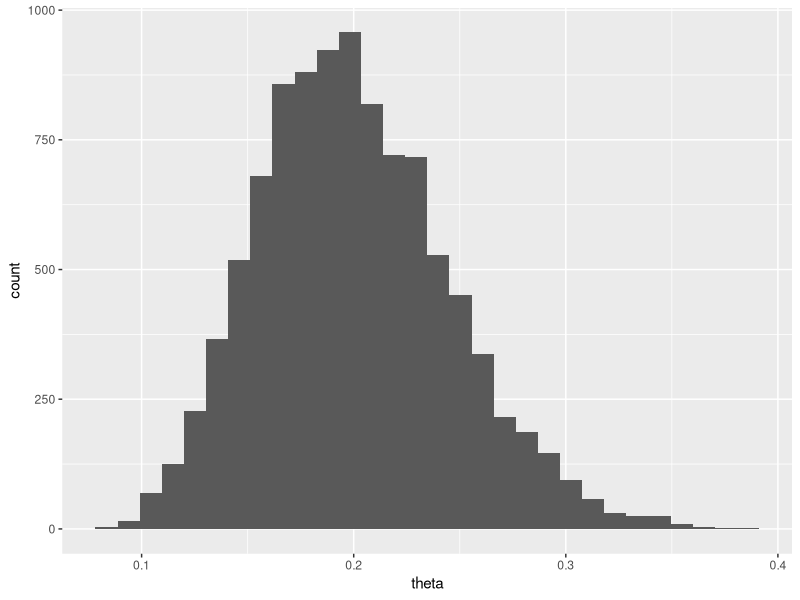
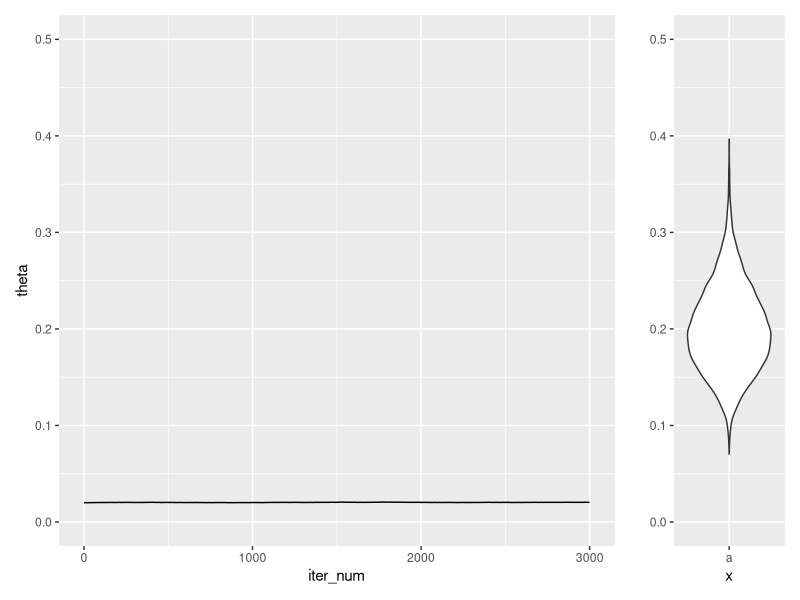
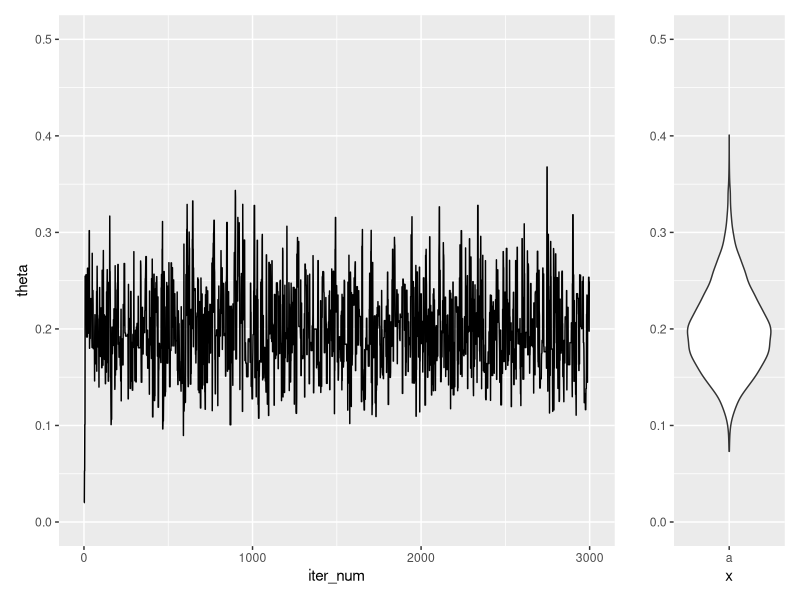
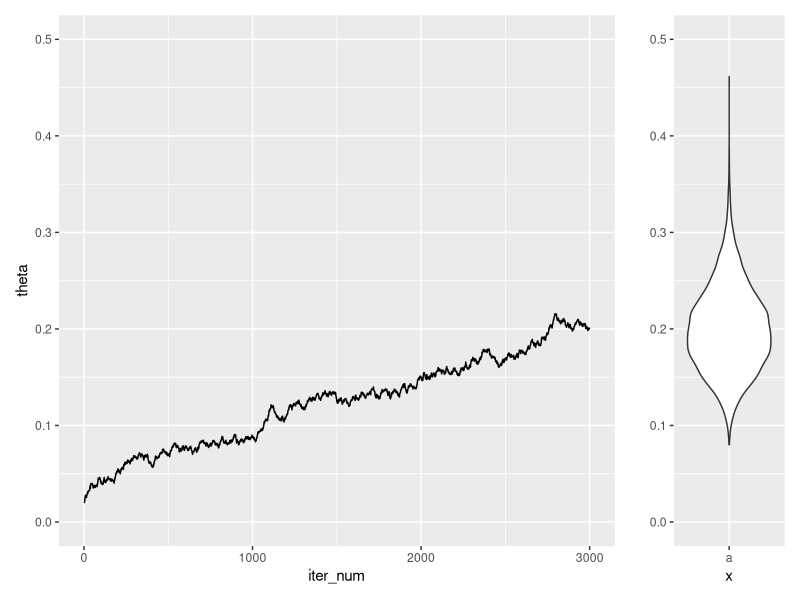
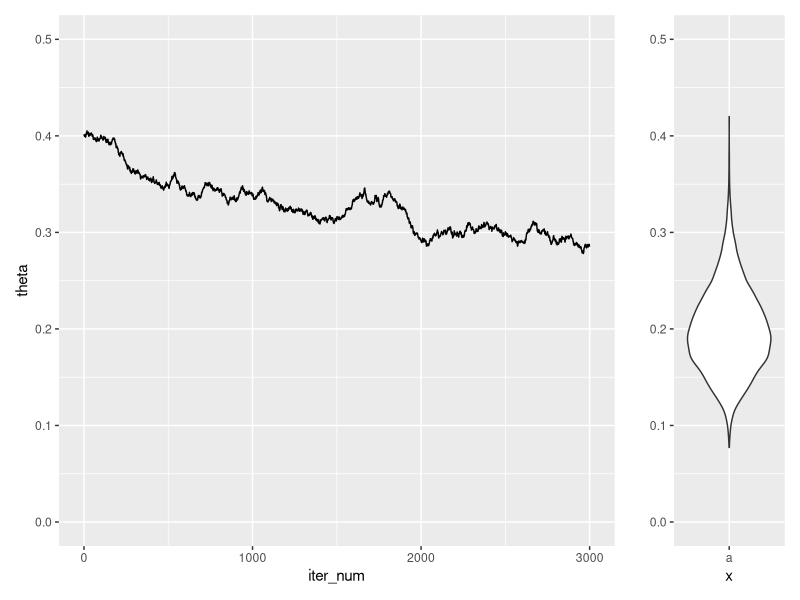
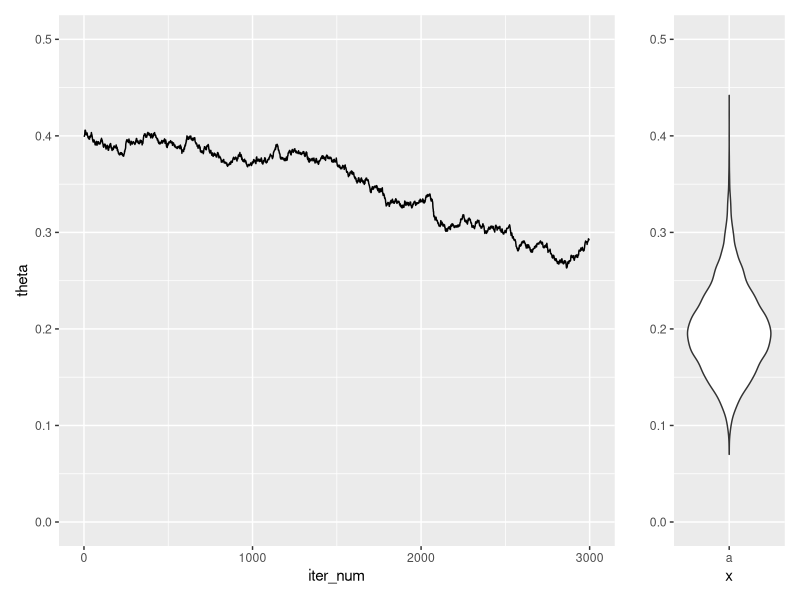
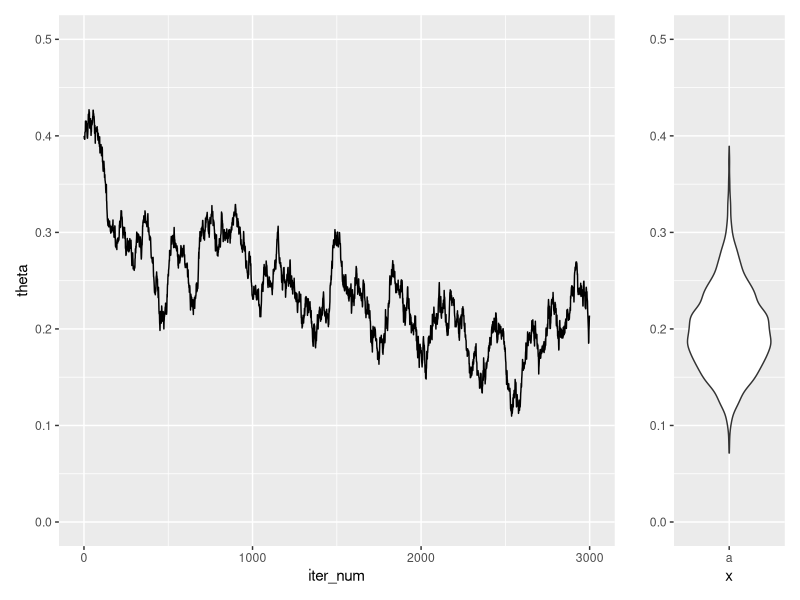
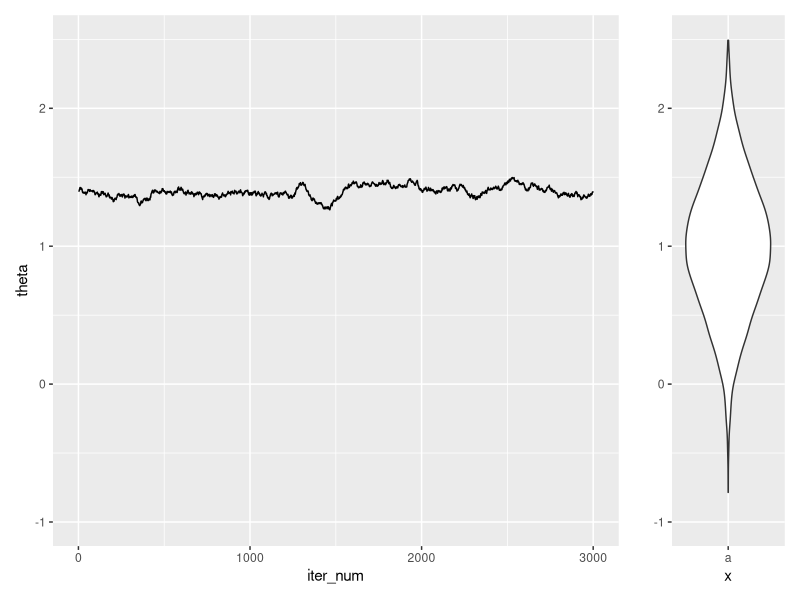

Write R code to recreate these figures, in order.
## ---- chunk 1
knitr::opts_chunk$set(echo = TRUE)
library(tidyverse)
library(patchwork)
## ---- chunk 2
crear_metropolis <- function(fun_log, sigma_salto = 0.1){
  # la entrada es la log posterior
  iterar_metropolis <- function(theta_inicial, n){
    p <- length(theta_inicial)
    nombres <- names(theta_inicial)
    iteraciones <- matrix(0, nrow = n, ncol = p)
    colnames(iteraciones) <- nombres
    iteraciones[1,] <- theta_inicial
    for(i in 2:n){
      theta <- iteraciones[i - 1, ]
      theta_prop <- theta + rnorm(p, 0, sigma_salto)
      # exp(log(p) - log(q)) = p/q
      cociente <- exp(fun_log(theta_prop) - fun_log(theta))
      if(cociente >= 1 || runif(1,0,1) < cociente){
        iteraciones[i, ] <- theta_prop
      } else {
        iteraciones[i, ] <- theta  
      }
    }
    iteraciones_tbl <- iteraciones %>% 
      as_tibble() %>%  
      mutate(iter_num = row_number()) %>% 
      select(iter_num, everything())
    iteraciones_tbl
  }
  iterar_metropolis
}
## ---- chunk 3
sim_indep <- tibble(theta = rgamma(10000, 20, 100))
ggplot(sim_indep, aes(x = theta)) + geom_histogram()
## ---- chunk 4
# logaritmo de densidad no normalizada
log_f_dist <- function(x) 210 + dgamma(x, 20, 100, log = TRUE)
# iterar
sigma_salto = c(0.001,0.001/100, 0.001*100) 
iterador_metro_chico <- crear_metropolis(log_f_dist, sigma_salto = sigma_salto[2])
sims_chico_tbl <- iterador_metro_chico(c(theta = 0.02), 50000)
g_sim <- ggplot(sims_chico_tbl %>% filter(iter_num < 3000), aes(x = iter_num, y = theta)) + geom_line() + ylim(c(0, 0.5))
dist_bplot <- ggplot(tibble(x = rgamma(10000, 20, 100)), aes(y = x, x = "a")) + geom_violin() + ylab("") + ylim(0, 0.5)
g_sim + dist_bplot + plot_layout(widths = c(5, 1))
## ---- chunk 5
# iterar
sigma_salto = c(0.001,0.001/100, 0.001*100) 
iterador_metro_chico <- crear_metropolis(log_f_dist, sigma_salto = sigma_salto[3])
sims_chico_tbl <- iterador_metro_chico(c(theta = 0.02), 50000)
g_sim <- ggplot(sims_chico_tbl %>% filter(iter_num < 3000), aes(x = iter_num, y = theta)) + geom_line() + ylim(c(0, 0.5))
dist_bplot <- ggplot(tibble(x = rgamma(10000, 20, 100)), aes(y = x, x = "a")) + geom_violin() + ylab("") + ylim(0, 0.5)
g_sim + dist_bplot + plot_layout(widths = c(5, 1))
## ---- chunk 6
# iterar
sigma_salto = c(0.001,0.001/100, 0.001*100) 
iterador_metro_chico <- crear_metropolis(log_f_dist, sigma_salto = sigma_salto[1])
sims_chico_tbl <- iterador_metro_chico(c(theta = 0.02), 50000)
g_sim <- ggplot(sims_chico_tbl %>% filter(iter_num < 3000), aes(x = iter_num, y = theta)) + geom_line() + ylim(c(0, 0.5))
dist_bplot <- ggplot(tibble(x = rgamma(10000, 20, 100)), aes(y = x, x = "a")) + geom_violin() + ylab("") + ylim(0, 0.5)
g_sim + dist_bplot + plot_layout(widths = c(5, 1))
## ---- chunk 7
# iterar: theta inicial 0.4, salto 0.001
sigma_salto = c(0.005,0.001) 
theta_init = c(0.4, 0.02, 0.002)
iterador_metro_chico <- crear_metropolis(log_f_dist, sigma_salto = sigma_salto[2])
sims_chico_tbl <- iterador_metro_chico(c(theta = theta_init[1]), 50000)
g_sim <- ggplot(sims_chico_tbl %>% filter(iter_num < 3000), aes(x = iter_num, y = theta)) + geom_line() + ylim(c(0, 0.5))
dist_bplot <- ggplot(tibble(x = rgamma(10000, 20, 100)), aes(y = x, x = "a")) + geom_violin() + ylab("") + ylim(0, 0.5)
g_sim + dist_bplot + plot_layout(widths = c(5, 1))
## ---- chunk 8
# iterar: theta inicial 0.002, salto 0.001
sigma_salto = c(0.005,0.001) 
theta_init = c(0.4, 0.02, 0.002)
iterador_metro_chico <- crear_metropolis(log_f_dist, sigma_salto = sigma_salto[2])
sims_chico_tbl <- iterador_metro_chico(c(theta = theta_init[1]), 50000)
g_sim <- ggplot(sims_chico_tbl %>% filter(iter_num < 3000), aes(x = iter_num, y = theta)) + geom_line() + ylim(c(0, 0.5))
dist_bplot <- ggplot(tibble(x = rgamma(10000, 20, 100)), aes(y = x, x = "a")) + geom_violin() + ylab("") + ylim(0, 0.5)
g_sim + dist_bplot + plot_layout(widths = c(5, 1))
## ---- chunk 9
# iterar theta inicial 0.4, salto 0.005
sigma_salto = c(0.005,0.001) 
theta_init = c(0.4, 0.02, 0.002)
iterador_metro_chico <- crear_metropolis(log_f_dist, sigma_salto = sigma_salto[1])
sims_chico_tbl <- iterador_metro_chico(c(theta = theta_init[1]), 50000)
g_sim <- ggplot(sims_chico_tbl %>% filter(iter_num < 3000), aes(x = iter_num, y = theta)) + geom_line() + ylim(c(0, 0.5))
dist_bplot <- ggplot(tibble(x = rgamma(10000, 20, 100)), aes(y = x, x = "a")) + geom_violin() + ylab("") + ylim(0, 0.5)
g_sim + dist_bplot + plot_layout(widths = c(5, 1))
## ---- chunk 10
# logaritmo de 
log_f_dist2 <- function(x) {
 z<-dnorm(x, 1, 0.5)
 #log(z)
 z
}
  
## ---- chunk 11
# iterar theta inicial 1.4, salto 0.005
sigma_salto = c(0.005,0.001) 
theta_init = c(1.4, 0.02, 0.002)
iterador_metro_chico <- crear_metropolis(log_f_dist2, sigma_salto = sigma_salto[1])
sims_chico_tbl <- iterador_metro_chico(c(theta = theta_init[1]), 50000)
g_sim <- ggplot(sims_chico_tbl %>% filter(iter_num < 3000), aes(x = iter_num, y = theta)) + geom_line() + ylim(c(-1, 2.5))
dist_bplot <- ggplot(tibble(x = rnorm(10000, 1, 0.5)), aes(y = x, x = "a")) + geom_violin() + ylab("") + ylim(-1,2.5)
g_sim + dist_bplot + plot_layout(widths = c(5, 1))

